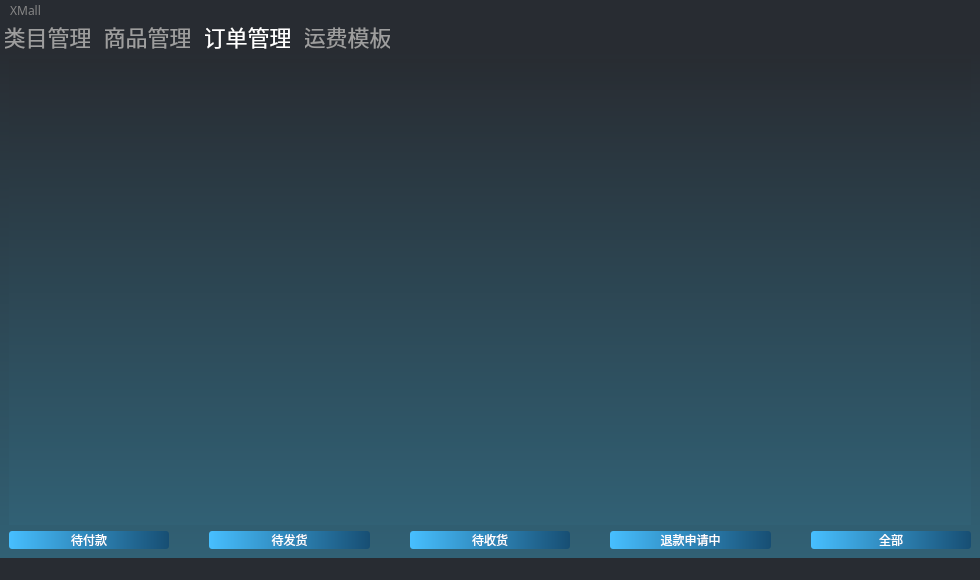
<?xml version="1.0" encoding="UTF-8"?>
<ui version="4.0">
 <class>MainWindow</class>
 <widget class="QMainWindow" name="MainWindow">
  <property name="geometry">
   <rect>
    <x>0</x>
    <y>0</y>
    <width>980</width>
    <height>580</height>
   </rect>
  </property>
  <property name="minimumSize">
   <size>
    <width>980</width>
    <height>580</height>
   </size>
  </property>
  <property name="windowTitle">
   <string>XMall</string>
  </property>
  <property name="styleSheet">
   <string notr="true">*{
background:rgb(40, 44, 50);
color:white;
font-family:Microsoft YaHei;
text-align: center;
}

QFrame{
border:sold 10px rgba(0 ,0, 0)
}


QLineEdit{
background-color:rgb(58. 104. 148);
}

QPushButton{
background-color:QLinearGradient(x1:0, y1: 0, x2: 1, y2: 0, stop: 0 rgb(71,191,255) , stop: 1 rgb(23, 78, 115));
border-style:solid;
border-color:white;
border-radius:3px;
border:0px solid ;
}

QPushButton:pressed{
background-color:QLinearGradient(x1:0, y1: 0, x2: 1, y2: 0, stop: 0 rgb(71,191,255) , stop: 1 rgb(23, 78, 115));
border-style:solid;
border-radius:3px;
border:1px solid;
}



QLineEdit{
border: 1px solid #A0A0A0;
background-color:rgb(65, 65, 65);
color:white;
}


QLineEdit:hover { 
    border: 1px solid #298DFF;
    border-radius: 3px;
    selection-color: #F2F2F2;
}

QLineEdit[EchoMode=&quot;2&quot;] {lineedit-password-character:42;}

QMenu::item 
{
     background-color:rgb(42, 42, 42);
}
 
/*选择项设置*/
QMenu::item:selected 
{
     background-color: rgb(36, 58, 99);
}
QMenuBar::item:selected{
background-color:rgb(35, 60, 91);
color:white;
}
QMenuBar::item{
color:rgb(134, 134, 134);
}
QTabWidget::pane{
border:none;
background: transparent;

}
QTabWidget::tab-bar {
border: none;   
}
QTabBar::tab {
border: none;
color: rgb(158, 158, 158);
font:22px;
background:transparent;
height: 28px;
min-width: 85px;
margin-right: 5px;
padding-left: 5px;
padding-right: 5px;

}
QTabBar::tab:hover {
background: transparent;
color:rgb(225, 225, 225);

}
QTabBar::tab:selected {
color: rgb(255, 255, 255);
background: transparent;
}

QLabel{
background-color:rgb(58, 82, 127);
}
#profileTabWidget::pane{
border:2px solid rgb(59, 98, 134);
border-radius:10px;
}

QStatusBar QLabel{
border:none;
background:transparent;
}

QCheckBox::indicator, QRadioButton::indicator, QTreeView::indicator {
width: 16px;
height: 16px;
background-color: #111111;
border: 1px solid #333333;
}

QRadioButton::indicator {
border-radius: 8px;
}

QCheckBox::indicator::checked, QRadioButton::indicator::checked, QTreeView::indicator::checked {
background-color: qradialgradient(cx:0.5, cy:0.5, fx:0.25, fy:0.15, radius:0.3, stop:0 #BBBBBB, stop:1 #111111);
}

QCheckBox::indicator:disabled, QRadioButton::indicator:disabled, QTreeView::indicator:disabled {
background-color: #444444;
}

QCheckBox::indicator::checked:disabled, QRadioButton::indicator::checked:disabled, QTreeView::indicator::checked:disabled {
background-color: rgb(0, 99, 148)
}
</string>
  </property>
  <widget class="QWidget" name="centralwidget">
   <layout class="QVBoxLayout" name="verticalLayout">
    <property name="spacing">
     <number>0</number>
    </property>
    <property name="leftMargin">
     <number>0</number>
    </property>
    <property name="topMargin">
     <number>0</number>
    </property>
    <property name="rightMargin">
     <number>0</number>
    </property>
    <property name="bottomMargin">
     <number>0</number>
    </property>
    <item>
     <widget class="QTabWidget" name="centralTabWidget">
      <property name="styleSheet">
       <string notr="true">
QLineEdit{
background-color:rgb(58. 104. 148);
}

QPushButton{
background-color:QLinearGradient(x1:0, y1: 0, x2: 1, y2: 0, stop: 0 rgb(71,191,255) , stop: 1 rgb(23, 78, 115));
border-style:solid;
border-color:white;
border-radius:3px;
border:0px solid ;
}

QPushButton:pressed{
background-color:QLinearGradient(x1:0, y1: 0, x2: 1, y2: 0, stop: 0 rgb(71,191,255) , stop: 1 rgb(23, 78, 115));
border-style:solid;
border-radius:3px;
border:1px solid;
}</string>
      </property>
      <property name="currentIndex">
       <number>2</number>
      </property>
      <widget class="QWidget" name="categoryTab">
       <property name="styleSheet">
        <string notr="true">*{
background-color:qlineargradient(spread:pad, x1:0, y1:0, x2:0, y2:1, stop:0 rgb(40, 44, 50), stop:1 rgb(49, 97, 117))

}
QMenu::item 
{
     background-color:rgb(42, 42, 42);
}
 
/*选择项设置*/
QMenu::item:selected 
{
     background-color: rgb(36, 58, 99);
}
QMenuBar::item:selected{
background-color:rgb(51, 124, 188);
color:white;
}
QMenuBar::item{
color:white;
font:20px;
}
QLabel{
background:transparent
}</string>
       </property>
       <attribute name="title">
        <string>类目管理</string>
       </attribute>
       <layout class="QVBoxLayout" name="verticalLayout_10" stretch="2,11,2,11">
        <property name="spacing">
         <number>0</number>
        </property>
        <property name="leftMargin">
         <number>0</number>
        </property>
        <property name="topMargin">
         <number>0</number>
        </property>
        <property name="rightMargin">
         <number>0</number>
        </property>
        <property name="bottomMargin">
         <number>0</number>
        </property>
        <item>
         <widget class="QLabel" name="label">
          <property name="text">
           <string>一级类目</string>
          </property>
         </widget>
        </item>
        <item>
         <layout class="QHBoxLayout" name="horizontalLayout" stretch="1,1">
          <item>
           <widget class="CategoryRefreshWidget" name="categoryWidget_1" native="true"/>
          </item>
          <item>
           <layout class="QVBoxLayout" name="verticalLayout_4" stretch="1,1,2,1">
            <item>
             <widget class="QLabel" name="label_3">
              <property name="text">
               <string>新增一级类目</string>
              </property>
             </widget>
            </item>
            <item>
             <widget class="QLabel" name="label_7">
              <property name="text">
               <string>名称</string>
              </property>
             </widget>
            </item>
            <item>
             <widget class="QLineEdit" name="categoryLineEdit_1">
              <property name="sizePolicy">
               <sizepolicy hsizetype="Expanding" vsizetype="Preferred">
                <horstretch>0</horstretch>
                <verstretch>0</verstretch>
               </sizepolicy>
              </property>
              <property name="maximumSize">
               <size>
                <width>16777215</width>
                <height>35</height>
               </size>
              </property>
             </widget>
            </item>
            <item>
             <layout class="QHBoxLayout" name="horizontalLayout_5" stretch="3,2,3">
              <item>
               <spacer name="horizontalSpacer_4">
                <property name="orientation">
                 <enum>Qt::Horizontal</enum>
                </property>
                <property name="sizeHint" stdset="0">
                 <size>
                  <width>40</width>
                  <height>20</height>
                 </size>
                </property>
               </spacer>
              </item>
              <item>
               <widget class="QPushButton" name="categoryPushButton_1">
                <property name="cursor">
                 <cursorShape>PointingHandCursor</cursorShape>
                </property>
                <property name="styleSheet">
                 <string notr="true">

QPushButton{
background-color:QLinearGradient(x1:0, y1: 0, x2: 1, y2: 0, stop: 0 rgb(71,191,255) , stop: 1 rgb(23, 78, 115));
border-style:solid;
border-color:white;
border-radius:3px;
border:0px solid ;
}

QPushButton:pressed{
background-color:QLinearGradient(x1:0, y1: 0, x2: 1, y2: 0, stop: 0 rgb(71,191,255) , stop: 1 rgb(23, 78, 115));
border-style:solid;
border-radius:3px;
border:1px solid;
}</string>
                </property>
                <property name="text">
                 <string>保存</string>
                </property>
               </widget>
              </item>
              <item>
               <spacer name="horizontalSpacer_3">
                <property name="orientation">
                 <enum>Qt::Horizontal</enum>
                </property>
                <property name="sizeHint" stdset="0">
                 <size>
                  <width>40</width>
                  <height>20</height>
                 </size>
                </property>
               </spacer>
              </item>
             </layout>
            </item>
           </layout>
          </item>
         </layout>
        </item>
        <item>
         <widget class="QLabel" name="label_2">
          <property name="text">
           <string>二级类目</string>
          </property>
         </widget>
        </item>
        <item>
         <layout class="QHBoxLayout" name="horizontalLayout_3" stretch="1,1">
          <item>
           <widget class="CategoryRefreshWidget" name="categoryWidget_2" native="true"/>
          </item>
          <item>
           <layout class="QVBoxLayout" name="verticalLayout_6" stretch="1,1,1,1,2,2">
            <property name="spacing">
             <number>5</number>
            </property>
            <item>
             <widget class="QLabel" name="label_4">
              <property name="text">
               <string>新增二级类目</string>
              </property>
             </widget>
            </item>
            <item>
             <widget class="QLabel" name="label_5">
              <property name="text">
               <string>选择父目录</string>
              </property>
             </widget>
            </item>
            <item>
             <widget class="QComboBox" name="categoryComboBox">
              <property name="sizePolicy">
               <sizepolicy hsizetype="Preferred" vsizetype="Fixed">
                <horstretch>0</horstretch>
                <verstretch>0</verstretch>
               </sizepolicy>
              </property>
             </widget>
            </item>
            <item>
             <widget class="QLabel" name="label_6">
              <property name="text">
               <string>名称</string>
              </property>
             </widget>
            </item>
            <item>
             <widget class="QLineEdit" name="categoryLineEdit_2">
              <property name="sizePolicy">
               <sizepolicy hsizetype="Expanding" vsizetype="Preferred">
                <horstretch>0</horstretch>
                <verstretch>0</verstretch>
               </sizepolicy>
              </property>
              <property name="maximumSize">
               <size>
                <width>16777215</width>
                <height>35</height>
               </size>
              </property>
             </widget>
            </item>
            <item>
             <layout class="QHBoxLayout" name="horizontalLayout_4" stretch="3,2,3">
              <item>
               <spacer name="horizontalSpacer_2">
                <property name="orientation">
                 <enum>Qt::Horizontal</enum>
                </property>
                <property name="sizeHint" stdset="0">
                 <size>
                  <width>40</width>
                  <height>20</height>
                 </size>
                </property>
               </spacer>
              </item>
              <item>
               <widget class="QPushButton" name="categoryPushButton_2">
                <property name="cursor">
                 <cursorShape>PointingHandCursor</cursorShape>
                </property>
                <property name="styleSheet">
                 <string notr="true">
QPushButton{
background-color:QLinearGradient(x1:0, y1: 0, x2: 1, y2: 0, stop: 0 rgb(71,191,255) , stop: 1 rgb(23, 78, 115));
border-style:solid;
border-color:white;
border-radius:3px;
border:0px solid ;
}

QPushButton:pressed{
background-color:QLinearGradient(x1:0, y1: 0, x2: 1, y2: 0, stop: 0 rgb(71,191,255) , stop: 1 rgb(23, 78, 115));
border-style:solid;
border-radius:3px;
border:1px solid;
}</string>
                </property>
                <property name="text">
                 <string>保存</string>
                </property>
               </widget>
              </item>
              <item>
               <spacer name="horizontalSpacer">
                <property name="orientation">
                 <enum>Qt::Horizontal</enum>
                </property>
                <property name="sizeHint" stdset="0">
                 <size>
                  <width>40</width>
                  <height>20</height>
                 </size>
                </property>
               </spacer>
              </item>
             </layout>
            </item>
           </layout>
          </item>
         </layout>
        </item>
       </layout>
       <action name="settingAction">
        <property name="text">
         <string>设置</string>
        </property>
       </action>
       <action name="switchAccountAction">
        <property name="text">
         <string>切换账户</string>
        </property>
       </action>
       <action name="exitAction">
        <property name="text">
         <string>退出</string>
        </property>
       </action>
       <action name="serviceAction">
        <property name="text">
         <string>XMall客服</string>
        </property>
       </action>
      </widget>
      <widget class="QWidget" name="productTab">
       <property name="styleSheet">
        <string notr="true">*{
background-color:qlineargradient(spread:pad, x1:0, y1:0, x2:0, y2:1, stop:0 rgb(40, 44, 50), stop:1 rgb(49, 97, 117))

}</string>
       </property>
       <attribute name="title">
        <string>商品管理</string>
       </attribute>
       <layout class="QVBoxLayout" name="verticalLayout_9">
        <item>
         <layout class="QVBoxLayout" name="verticalLayout_5" stretch="1,1,14,1,1">
          <item>
           <layout class="QHBoxLayout" name="horizontalLayout_7" stretch="9,1">
            <item>
             <spacer name="horizontalSpacer_9">
              <property name="orientation">
               <enum>Qt::Horizontal</enum>
              </property>
              <property name="sizeHint" stdset="0">
               <size>
                <width>40</width>
                <height>20</height>
               </size>
              </property>
             </spacer>
            </item>
            <item>
             <widget class="QPushButton" name="pushButton">
              <property name="text">
               <string>刷新</string>
              </property>
             </widget>
            </item>
           </layout>
          </item>
          <item>
           <widget class="QLabel" name="label_9">
            <property name="text">
             <string>管理现存商品</string>
            </property>
           </widget>
          </item>
          <item>
           <widget class="ProductRefreshWidget" name="productRefreshWidget" native="true"/>
          </item>
          <item>
           <widget class="QLabel" name="label_10">
            <property name="text">
             <string>添加商品</string>
            </property>
           </widget>
          </item>
          <item>
           <layout class="QHBoxLayout" name="horizontalLayout_2" stretch="7,2,7">
            <item>
             <spacer name="horizontalSpacer_8">
              <property name="orientation">
               <enum>Qt::Horizontal</enum>
              </property>
              <property name="sizeHint" stdset="0">
               <size>
                <width>40</width>
                <height>20</height>
               </size>
              </property>
             </spacer>
            </item>
            <item>
             <widget class="QPushButton" name="addProductButton">
              <property name="sizePolicy">
               <sizepolicy hsizetype="Preferred" vsizetype="Preferred">
                <horstretch>0</horstretch>
                <verstretch>0</verstretch>
               </sizepolicy>
              </property>
              <property name="styleSheet">
               <string notr="true">
QPushButton{
background-color:QLinearGradient(x1:0, y1: 0, x2: 1, y2: 0, stop: 0 rgb(71,191,255) , stop: 1 rgb(23, 78, 115));
border-style:solid;
border-color:white;
border-radius:3px;
border:0px solid ;
}

QPushButton:pressed{
background-color:QLinearGradient(x1:0, y1: 0, x2: 1, y2: 0, stop: 0 rgb(71,191,255) , stop: 1 rgb(23, 78, 115));
border-style:solid;
border-radius:3px;
border:1px solid;
}</string>
              </property>
              <property name="text">
               <string>添加商品</string>
              </property>
             </widget>
            </item>
            <item>
             <spacer name="horizontalSpacer_7">
              <property name="orientation">
               <enum>Qt::Horizontal</enum>
              </property>
              <property name="sizeHint" stdset="0">
               <size>
                <width>40</width>
                <height>20</height>
               </size>
              </property>
             </spacer>
            </item>
           </layout>
          </item>
         </layout>
        </item>
       </layout>
      </widget>
      <widget class="QWidget" name="orderTab">
       <property name="styleSheet">
        <string notr="true">*{
background-color:qlineargradient(spread:pad, x1:0, y1:0, x2:0, y2:1, stop:0 rgb(40, 44, 50), stop:1 rgb(49, 97, 117))

}

QPushButton{
background-color:QLinearGradient(x1:0, y1: 0, x2: 1, y2: 0, stop: 0 rgb(71,191,255) , stop: 1 rgb(23, 78, 115));
border-style:solid;
border-color:white;
border-radius:3px;
border:0px solid ;
}

QPushButton:pressed{
background-color:QLinearGradient(x1:0, y1: 0, x2: 1, y2: 0, stop: 0 rgb(71,191,255) , stop: 1 rgb(23, 78, 115));
border-style:solid;
border-radius:3px;
border:1px solid;
}
</string>
       </property>
       <attribute name="title">
        <string>订单管理</string>
       </attribute>
       <layout class="QVBoxLayout" name="verticalLayout_3" stretch="14,1">
        <item>
         <widget class="OrderViewWidget" name="orderView" native="true"/>
        </item>
        <item>
         <layout class="QHBoxLayout" name="horizontalLayout_22">
          <property name="spacing">
           <number>40</number>
          </property>
          <property name="rightMargin">
           <number>0</number>
          </property>
          <item>
           <widget class="QPushButton" name="waitPayPushButton">
            <property name="text">
             <string>待付款</string>
            </property>
           </widget>
          </item>
          <item>
           <widget class="QPushButton" name="waitDeliveryPushButton">
            <property name="text">
             <string>待发货</string>
            </property>
           </widget>
          </item>
          <item>
           <widget class="QPushButton" name="waitRecvPushButton">
            <property name="text">
             <string>待收货</string>
            </property>
           </widget>
          </item>
          <item>
           <widget class="QPushButton" name="waitRefundPushButton">
            <property name="text">
             <string>退款申请中</string>
            </property>
           </widget>
          </item>
          <item>
           <widget class="QPushButton" name="allPushButton">
            <property name="text">
             <string>全部</string>
            </property>
           </widget>
          </item>
         </layout>
        </item>
       </layout>
      </widget>
      <widget class="QWidget" name="freightTab">
       <property name="toolTipDuration">
        <number>-1</number>
       </property>
       <property name="styleSheet">
        <string notr="true">*{
background-color:qlineargradient(spread:pad, x1:0, y1:0, x2:0, y2:1, stop:0 rgb(40, 44, 50), stop:1 rgb(49, 97, 117))

}

QMenu::item 
{
     background-color:rgb(42, 42, 42);
}
 
/*选择项设置*/
QMenu::item:selected 
{
     background-color: rgb(36, 58, 99);
}
QMenuBar::item:selected{
background-color:rgb(51, 124, 188);
color:white;
}
QMenuBar::item{
color:white;
font:20px;
}
QLabel{
background:transparent
}</string>
       </property>
       <attribute name="title">
        <string>运费模板</string>
       </attribute>
       <layout class="QVBoxLayout" name="verticalLayout_2">
        <item>
         <layout class="QVBoxLayout" name="verticalLayout_8" stretch="2,1">
          <item>
           <widget class="FreightRefreshWidget" name="freightRefreshWidget" native="true"/>
          </item>
          <item>
           <layout class="QVBoxLayout" name="verticalLayout_7" stretch="1,1,1,1,1">
            <item>
             <spacer name="verticalSpacer_2">
              <property name="orientation">
               <enum>Qt::Vertical</enum>
              </property>
              <property name="sizeHint" stdset="0">
               <size>
                <width>20</width>
                <height>40</height>
               </size>
              </property>
             </spacer>
            </item>
            <item>
             <widget class="QLabel" name="label_8">
              <property name="text">
               <string>新增模板</string>
              </property>
             </widget>
            </item>
            <item>
             <widget class="QDoubleSpinBox" name="freightDoubleSpinBox">
              <property name="maximumSize">
               <size>
                <width>16777215</width>
                <height>45</height>
               </size>
              </property>
              <property name="font">
               <font>
                <family>Microsoft YaHei</family>
                <pointsize>11</pointsize>
               </font>
              </property>
              <property name="suffix">
               <string>￥</string>
              </property>
              <property name="maximum">
               <double>10000.000000000000000</double>
              </property>
             </widget>
            </item>
            <item>
             <spacer name="verticalSpacer">
              <property name="orientation">
               <enum>Qt::Vertical</enum>
              </property>
              <property name="sizeHint" stdset="0">
               <size>
                <width>20</width>
                <height>40</height>
               </size>
              </property>
             </spacer>
            </item>
            <item>
             <layout class="QHBoxLayout" name="horizontalLayout_6" stretch="5,3,5">
              <item>
               <spacer name="horizontalSpacer_5">
                <property name="orientation">
                 <enum>Qt::Horizontal</enum>
                </property>
                <property name="sizeHint" stdset="0">
                 <size>
                  <width>40</width>
                  <height>20</height>
                 </size>
                </property>
               </spacer>
              </item>
              <item>
               <widget class="QPushButton" name="freightPushButton">
                <property name="cursor">
                 <cursorShape>PointingHandCursor</cursorShape>
                </property>
                <property name="styleSheet">
                 <string notr="true">

QPushButton{
background-color:QLinearGradient(x1:0, y1: 0, x2: 1, y2: 0, stop: 0 rgb(71,191,255) , stop: 1 rgb(23, 78, 115));
border-style:solid;
border-color:white;
border-radius:3px;
border:0px solid ;
}

QPushButton:pressed{
background-color:QLinearGradient(x1:0, y1: 0, x2: 1, y2: 0, stop: 0 rgb(71,191,255) , stop: 1 rgb(23, 78, 115));
border-style:solid;
border-radius:3px;
border:1px solid;
}</string>
                </property>
                <property name="text">
                 <string>添加</string>
                </property>
               </widget>
              </item>
              <item>
               <spacer name="horizontalSpacer_6">
                <property name="orientation">
                 <enum>Qt::Horizontal</enum>
                </property>
                <property name="sizeHint" stdset="0">
                 <size>
                  <width>40</width>
                  <height>20</height>
                 </size>
                </property>
               </spacer>
              </item>
             </layout>
            </item>
           </layout>
          </item>
         </layout>
        </item>
       </layout>
      </widget>
     </widget>
    </item>
   </layout>
  </widget>
  <widget class="QMenuBar" name="menubar">
   <property name="geometry">
    <rect>
     <x>0</x>
     <y>0</y>
     <width>980</width>
     <height>21</height>
    </rect>
   </property>
   <widget class="QMenu" name="menuXMall">
    <property name="title">
     <string>XMall</string>
    </property>
    <addaction name="switchAccountAction"/>
    <addaction name="separator"/>
    <addaction name="exitAction"/>
   </widget>
   <addaction name="menuXMall"/>
  </widget>
  <widget class="QStatusBar" name="statusbar"/>
  <action name="settingAction">
   <property name="text">
    <string>设置</string>
   </property>
  </action>
  <action name="switchAccountAction">
   <property name="text">
    <string>切换账户</string>
   </property>
  </action>
  <action name="exitAction">
   <property name="text">
    <string>退出</string>
   </property>
  </action>
  <action name="serviceAction">
   <property name="text">
    <string>XMall客服</string>
   </property>
  </action>
  <action name="actiontest">
   <property name="text">
    <string>test</string>
   </property>
  </action>
 </widget>
 <customwidgets>
  <customwidget>
   <class>ProductRefreshWidget</class>
   <extends>QWidget</extends>
   <header>productrefreshwidget.h</header>
   <container>1</container>
  </customwidget>
  <customwidget>
   <class>OrderViewWidget</class>
   <extends>QWidget</extends>
   <header>orderviewwidget.h</header>
   <container>1</container>
  </customwidget>
  <customwidget>
   <class>CategoryRefreshWidget</class>
   <extends>QWidget</extends>
   <header>categoryrefreshwidget.h</header>
   <container>1</container>
  </customwidget>
  <customwidget>
   <class>FreightRefreshWidget</class>
   <extends>QWidget</extends>
   <header>freightrefreshwidget.h</header>
   <container>1</container>
  </customwidget>
 </customwidgets>
 <resources/>
 <connections/>
</ui>
